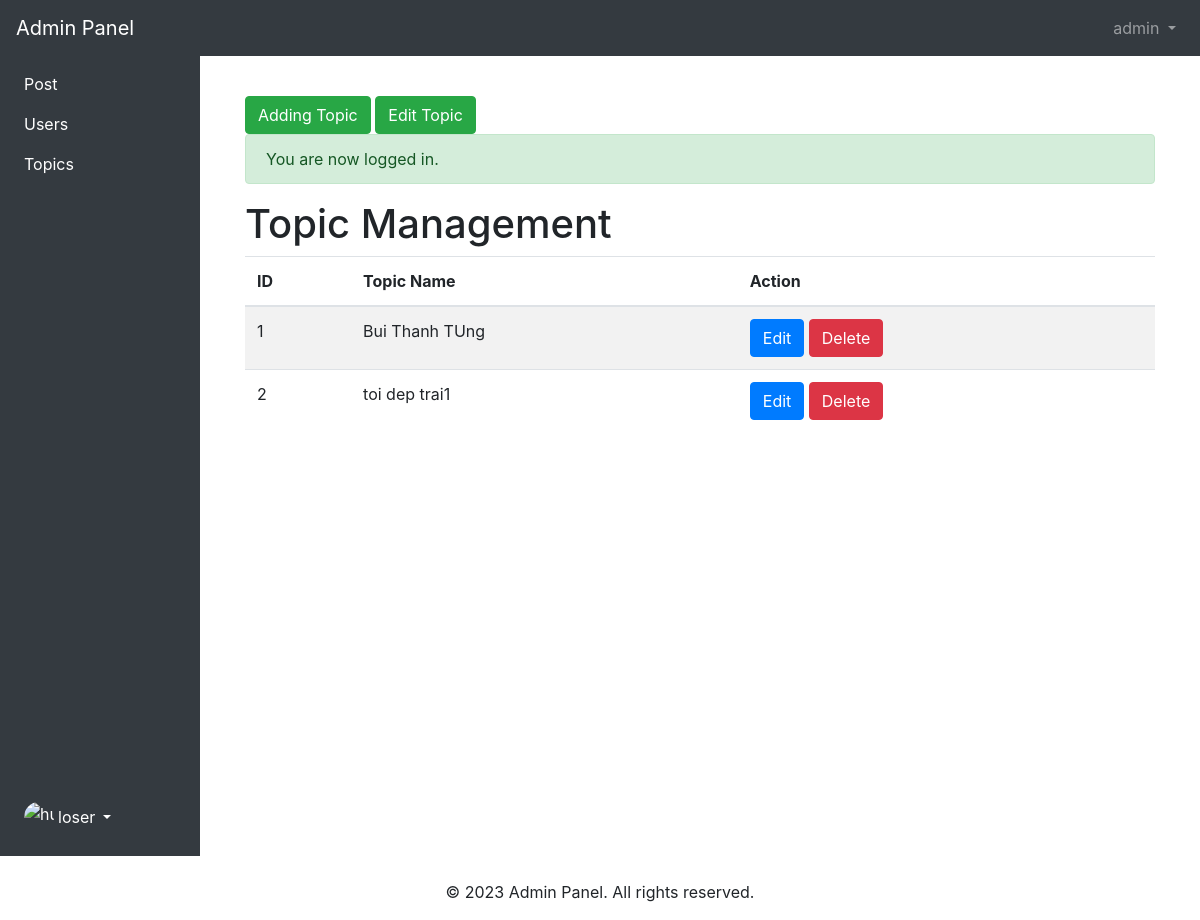
Page /admin/topics/index.php (signed in) on the earlier database version.
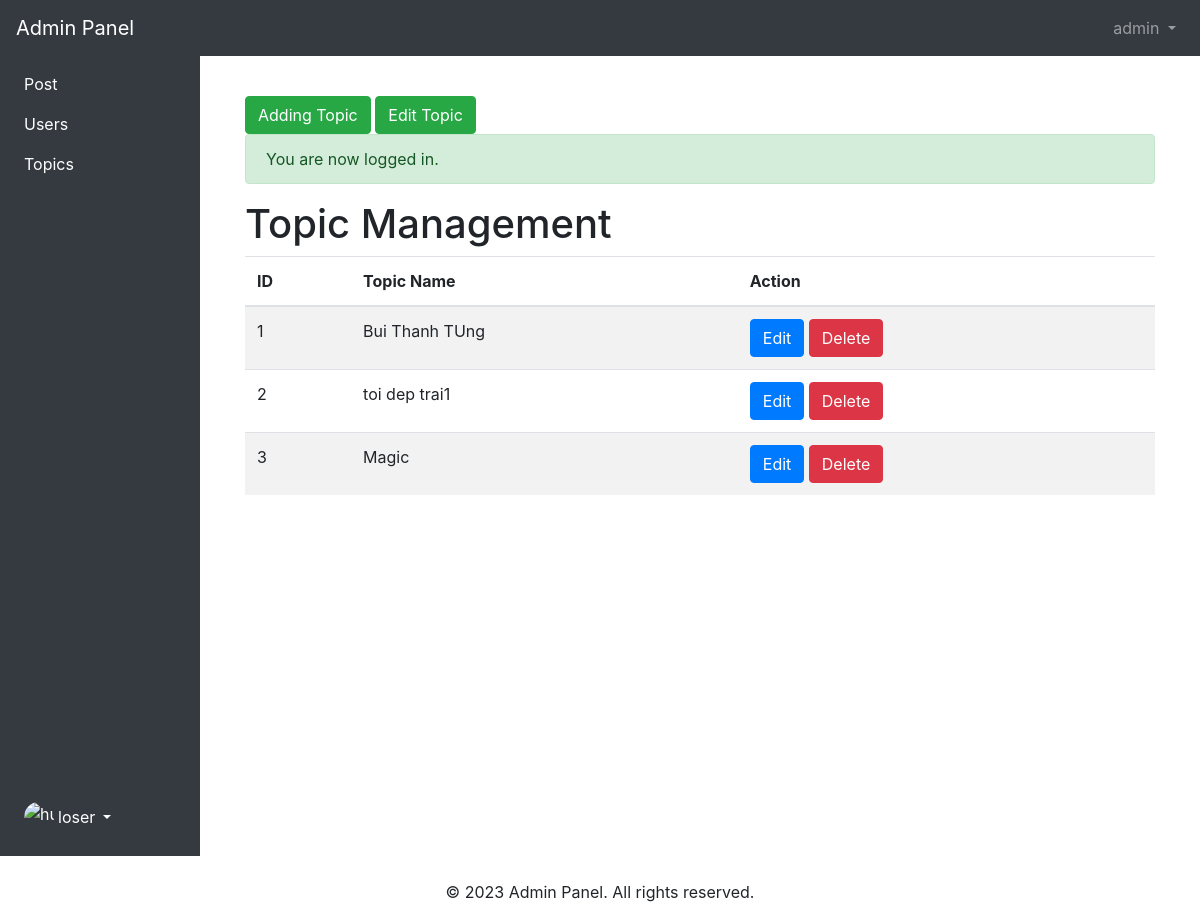
Same page on the later database version.
### tables this page shows
CREATE TABLE IF NOT EXISTS `topics` (
  `id` int NOT NULL AUTO_INCREMENT,
  `name` varchar(1000) NOT NULL,
  `description` text NOT NULL,
  PRIMARY KEY (`id`)
);

### app/controllers/topics.php (called while the page is built, shortened)
<?php
include_once ROOT_PATH . "/app/database/db.php";
$table = 'topics';
$topics = selectAll($table);

### app/database/db.php (called while the page is built, shortened)
<?php
require('connect.php');
if (!function_exists('selectAll')) {
    function selectAll($table, $conditions = [])
    {
        global $conn;
        $sql = "SELECT * FROM $table";
        if (empty($conditions)) {
            $stmt = $conn->prepare($sql);
            $stmt->execute();
            $posts = $stmt->get_result()->fetch_all(MYSQLI_ASSOC);
            return $posts;
        }
    }
}
?>

### admin/topics/index.php (the view, shortened to what this page needs)
<?php
include_once ROOT_PATH . "/app/include/adminHeader.php";
include_once ROOT_PATH . "/app/controllers/topics.php";
?>
<?php
include_once ROOT_PATH . "/app/include/adminSidebars.php";
?>
<div class="col py-3">
    <div class="container mt-4">
        <div class="container">
        <a href="create.php" class="btn btn-success">Adding Topic</a>
            <a href="edit.php" class="btn btn-success">Edit Topic</a>
            <?php
include ROOT_PATH."/app/include/message.php" ;
?>
            <h1>Topic Management</h1>
        <table class="table table-striped">
            <thead>
                <tr>
                    <th>ID</th>
                    <th>Topic Name</th>
                    <th>Action</th>
                </tr>
            </thead>
            <tbody>
<?php foreach($topics as $key =>$topic):?>
                <tr>
                    <td><?php echo $key+1; ?></td>
                    <td><?php echo $topic['name']; ?></td>
                    <td>
                        <a href="edit.php?id=<?php echo $topic['id']; ?> " class="btn btn-primary">Edit</a>
                        <a href="index.php?del_id=<?php echo $topic['id']; ?> " class="btn btn-danger">Delete</a>
                    </td>
                </tr>
                <?php endforeach;?>
            </tbody>
        </table>
        </div>
    </div>
</div>
</div>
</div>
<?php
include_once ROOT_PATH . "/app/include/adminFooter.php";
?>

Differences in the rows shown:
added topics: name "Magic"
